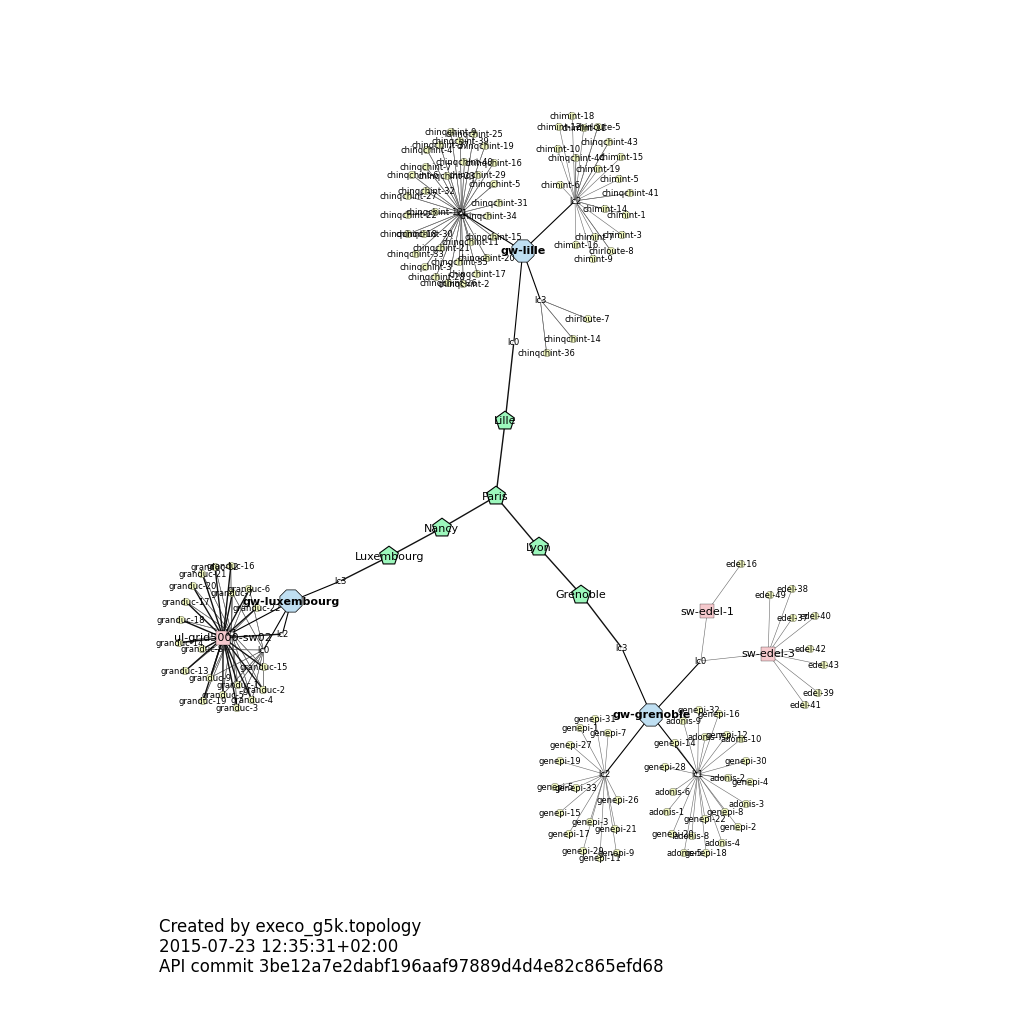

This figure's Python source:
#!/usr/bin/env python
from execo_g5k.topology import g5k_graph, treemap
from execo.log import logger, style
from execo_g5k.oar import get_oar_job_nodes
from pprint import pprint, pformat
from execo_g5k.utils import hosts_list
from networkx.algorithms.shortest_paths.generic import shortest_path
from execo_g5k.api_utils import get_host_shortname
from random import uniform

jobs = [(1696863, 'grenoble'), (1502558, 'lille'), (74715, 'luxembourg')]

logger.info('Retrieving hosts used for jobs %s',
            ', '.join([style.host(site) + ':' + style.emph(job_id)
                       for job_id, site in jobs]))
hosts = [get_host_shortname(h) for job_id, site in jobs
         for h in get_oar_job_nodes(job_id, site)]
logger.info(hosts_list(hosts))

logger.info('Creating topological graph')
g = g5k_graph(elements=hosts)

i, j = int(uniform(1, len(hosts))), int(uniform(1, len(hosts)))
path = shortest_path(g, hosts[i], hosts[j])
logger.info('Communication between %s and %s go through '
            'the following links: \n%s',
            style.host(hosts[i]),
            style.host(hosts[j]),
            ' -> '.join(path))

logger.info('Active links between nodes %s and %s are: \n%s',
            style.host(path[0]),
            style.host(path[1]),
            pformat({k: v for k, v in g.edge[path[0]][path[1]].iteritems()
                     if v['active']}))

logger.info('Generating graphical representation')
plt = treemap(g)
plt.show()

save = raw_input('Save the figure ? (y/[N]):')
if save in ['y', 'Y', 'yes']:
    outfile = 'g5k_xp_graph.png'
    plt.savefig(outfile)
    logger.info('Figure saved in %s', outfile)
